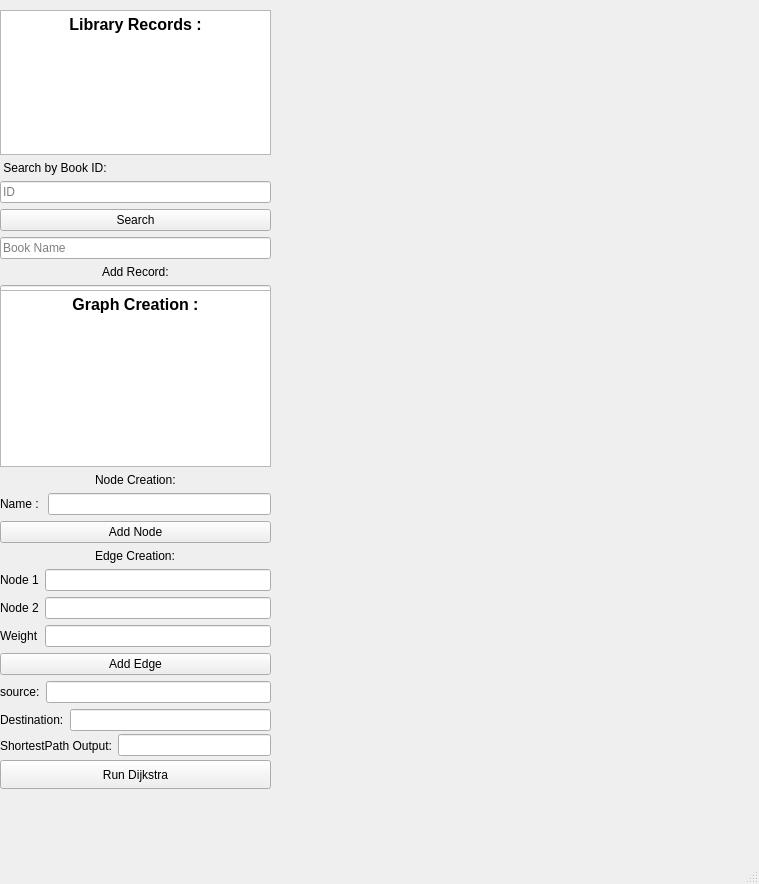
<?xml version="1.0" encoding="UTF-8"?>
<ui version="4.0">
 <class>MainWindow</class>
 <widget class="QMainWindow" name="MainWindow">
  <property name="geometry">
   <rect>
    <x>0</x>
    <y>0</y>
    <width>759</width>
    <height>884</height>
   </rect>
  </property>
  <property name="windowTitle">
   <string>MainWindow</string>
  </property>
  <widget class="QWidget" name="centralwidget">
   <widget class="QWidget" name="Graphwidget" native="true">
    <property name="geometry">
     <rect>
      <x>270</x>
      <y>-20</y>
      <width>451</width>
      <height>591</height>
     </rect>
    </property>
    <property name="minimumSize">
     <size>
      <width>451</width>
      <height>591</height>
     </size>
    </property>
   </widget>
   <widget class="QWidget" name="Selectionwidget" native="true">
    <property name="geometry">
     <rect>
      <x>0</x>
      <y>0</y>
      <width>271</width>
      <height>861</height>
     </rect>
    </property>
    <widget class="QWidget" name="layoutWidget">
     <property name="geometry">
      <rect>
       <x>0</x>
       <y>10</y>
       <width>271</width>
       <height>353</height>
      </rect>
     </property>
     <layout class="QVBoxLayout" name="verticalLayout">
      <item>
       <widget class="QTextEdit" name="textEdit">
        <property name="readOnly">
         <bool>true</bool>
        </property>
        <property name="html">
         <string>&lt;!DOCTYPE HTML PUBLIC &quot;-//W3C//DTD HTML 4.0//EN&quot; &quot;http://www.w3.org/TR/REC-html40/strict.dtd&quot;&gt;
&lt;html&gt;&lt;head&gt;&lt;meta name=&quot;qrichtext&quot; content=&quot;1&quot; /&gt;&lt;meta charset=&quot;utf-8&quot; /&gt;&lt;style type=&quot;text/css&quot;&gt;
p, li { white-space: pre-wrap; }
hr { height: 1px; border-width: 0; }
li.unchecked::marker { content: &quot;\2610&quot;; }
li.checked::marker { content: &quot;\2612&quot;; }
&lt;/style&gt;&lt;/head&gt;&lt;body style=&quot; font-family:'Segoe UI'; font-size:9pt; font-weight:400; font-style:normal;&quot;&gt;
&lt;p align=&quot;center&quot; style=&quot; margin-top:0px; margin-bottom:0px; margin-left:0px; margin-right:0px; -qt-block-indent:0; text-indent:0px;&quot;&gt;&lt;span style=&quot; font-size:12pt; font-weight:700;&quot;&gt;Library Records :&lt;/span&gt;&lt;/p&gt;&lt;/body&gt;&lt;/html&gt;</string>
        </property>
       </widget>
      </item>
      <item>
       <widget class="QLabel" name="label">
        <property name="text">
         <string> Search by Book ID:</string>
        </property>
       </widget>
      </item>
      <item>
       <widget class="QLineEdit" name="searchID">
        <property name="placeholderText">
         <string>ID</string>
        </property>
       </widget>
      </item>
      <item>
       <widget class="QPushButton" name="Search">
        <property name="text">
         <string>Search</string>
        </property>
       </widget>
      </item>
      <item>
       <widget class="QLineEdit" name="searchout">
        <property name="text">
         <string/>
        </property>
        <property name="readOnly">
         <bool>true</bool>
        </property>
        <property name="placeholderText">
         <string>Book Name</string>
        </property>
       </widget>
      </item>
      <item alignment="Qt::AlignmentFlag::AlignHCenter">
       <widget class="QLabel" name="label_2">
        <property name="text">
         <string>Add Record:</string>
        </property>
       </widget>
      </item>
      <item>
       <widget class="QLineEdit" name="Name">
        <property name="text">
         <string/>
        </property>
        <property name="placeholderText">
         <string>Name</string>
        </property>
       </widget>
      </item>
      <item>
       <widget class="QLineEdit" name="ID">
        <property name="text">
         <string/>
        </property>
        <property name="placeholderText">
         <string>ID</string>
        </property>
       </widget>
      </item>
      <item>
       <widget class="QPushButton" name="AddRecord">
        <property name="text">
         <string>Add record</string>
        </property>
       </widget>
      </item>
     </layout>
    </widget>
    <widget class="QWidget" name="layoutWidget">
     <property name="geometry">
      <rect>
       <x>0</x>
       <y>290</y>
       <width>271</width>
       <height>441</height>
      </rect>
     </property>
     <layout class="QVBoxLayout" name="verticalLayout_2">
      <item>
       <widget class="QTextEdit" name="textEdit_2">
        <property name="readOnly">
         <bool>true</bool>
        </property>
        <property name="markdown">
         <string>**Graph Creation :**

</string>
        </property>
        <property name="html">
         <string>&lt;!DOCTYPE HTML PUBLIC &quot;-//W3C//DTD HTML 4.0//EN&quot; &quot;http://www.w3.org/TR/REC-html40/strict.dtd&quot;&gt;
&lt;html&gt;&lt;head&gt;&lt;meta name=&quot;qrichtext&quot; content=&quot;1&quot; /&gt;&lt;meta charset=&quot;utf-8&quot; /&gt;&lt;style type=&quot;text/css&quot;&gt;
p, li { white-space: pre-wrap; }
hr { height: 1px; border-width: 0; }
li.unchecked::marker { content: &quot;\2610&quot;; }
li.checked::marker { content: &quot;\2612&quot;; }
&lt;/style&gt;&lt;/head&gt;&lt;body style=&quot; font-family:'Segoe UI'; font-size:9pt; font-weight:400; font-style:normal;&quot;&gt;
&lt;p align=&quot;center&quot; style=&quot; margin-top:6px; margin-bottom:6px; margin-left:0px; margin-right:0px; -qt-block-indent:0; text-indent:0px;&quot;&gt;&lt;span style=&quot; font-size:12pt; font-weight:700;&quot;&gt;Graph Creation :&lt;/span&gt;&lt;/p&gt;&lt;/body&gt;&lt;/html&gt;</string>
        </property>
       </widget>
      </item>
      <item alignment="Qt::AlignmentFlag::AlignHCenter">
       <widget class="QLabel" name="label_4">
        <property name="text">
         <string>Node Creation:</string>
        </property>
       </widget>
      </item>
      <item>
       <layout class="QHBoxLayout" name="horizontalLayout_2">
        <item>
         <widget class="QLabel" name="label_3">
          <property name="text">
           <string>Name : </string>
          </property>
         </widget>
        </item>
        <item>
         <widget class="QLineEdit" name="Nname"/>
        </item>
       </layout>
      </item>
      <item>
       <widget class="QPushButton" name="AddNode">
        <property name="text">
         <string>Add Node</string>
        </property>
       </widget>
      </item>
      <item alignment="Qt::AlignmentFlag::AlignHCenter">
       <widget class="QLabel" name="label_5">
        <property name="text">
         <string>Edge Creation:</string>
        </property>
       </widget>
      </item>
      <item>
       <layout class="QHBoxLayout" name="horizontalLayout">
        <item>
         <widget class="QLabel" name="label_6">
          <property name="text">
           <string>Node 1</string>
          </property>
         </widget>
        </item>
        <item>
         <widget class="QLineEdit" name="N1"/>
        </item>
       </layout>
      </item>
      <item>
       <layout class="QHBoxLayout" name="horizontalLayout_3">
        <item>
         <widget class="QLabel" name="label_7">
          <property name="text">
           <string>Node 2</string>
          </property>
         </widget>
        </item>
        <item>
         <widget class="QLineEdit" name="N2"/>
        </item>
       </layout>
      </item>
      <item>
       <layout class="QHBoxLayout" name="horizontalLayout_6">
        <item>
         <widget class="QLabel" name="label_8">
          <property name="text">
           <string>Weight</string>
          </property>
         </widget>
        </item>
        <item>
         <widget class="QLineEdit" name="weight"/>
        </item>
       </layout>
      </item>
      <item>
       <widget class="QPushButton" name="AddEdge">
        <property name="text">
         <string>Add Edge</string>
        </property>
       </widget>
      </item>
      <item>
       <layout class="QHBoxLayout" name="horizontalLayout_4">
        <item>
         <widget class="QLabel" name="label_9">
          <property name="text">
           <string>source:</string>
          </property>
         </widget>
        </item>
        <item>
         <widget class="QLineEdit" name="Source"/>
        </item>
       </layout>
      </item>
      <item>
       <layout class="QHBoxLayout" name="horizontalLayout_5">
        <item>
         <widget class="QLabel" name="label_10">
          <property name="text">
           <string>Destination:</string>
          </property>
         </widget>
        </item>
        <item>
         <widget class="QLineEdit" name="Dest"/>
        </item>
       </layout>
      </item>
     </layout>
    </widget>
    <widget class="QWidget" name="horizontalLayoutWidget_4">
     <property name="geometry">
      <rect>
       <x>0</x>
       <y>730</y>
       <width>271</width>
       <height>31</height>
      </rect>
     </property>
     <layout class="QHBoxLayout" name="horizontalLayout_7">
      <item>
       <widget class="QLabel" name="label_11">
        <property name="text">
         <string>ShortestPath Output:</string>
        </property>
       </widget>
      </item>
      <item>
       <widget class="QLineEdit" name="PathOut"/>
      </item>
     </layout>
    </widget>
    <widget class="QPushButton" name="runDijkstraButton">
     <property name="geometry">
      <rect>
       <x>0</x>
       <y>760</y>
       <width>271</width>
       <height>29</height>
      </rect>
     </property>
     <property name="text">
      <string>Run Dijkstra</string>
     </property>
    </widget>
   </widget>
  </widget>
  <widget class="QMenuBar" name="menubar">
   <property name="geometry">
    <rect>
     <x>0</x>
     <y>0</y>
     <width>759</width>
     <height>25</height>
    </rect>
   </property>
  </widget>
  <widget class="QStatusBar" name="statusbar"/>
 </widget>
 <resources/>
 <connections/>
</ui>
